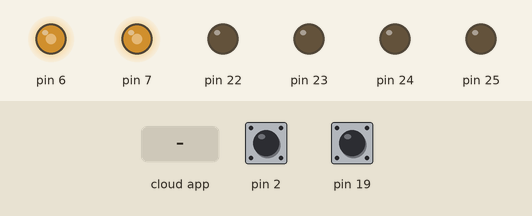
This sketch was run on a simulated Arduino Mega 2560, built with avr-gcc and run on an emulated ATmega2560. Parts: output pins drawn as LEDs (lit = HIGH). The inputs (shaded band) are chosen by the test bench; at power-on: pin 2 HIGH, pin 19 HIGH. The ROS host is connected and sends only what is stated.

Above: at 1.2 s.
1.3 s: the phone or cloud app sets linear.x to -100
At 2.2 s:
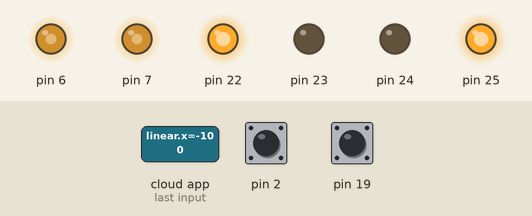
2.8 s: the phone or cloud app sets angular.z to -100
At 3.4 s:
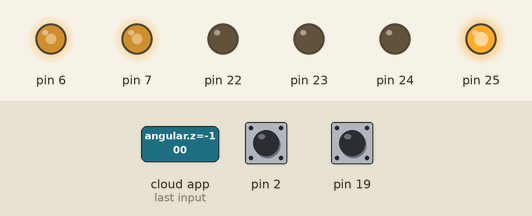
4.3 s: the phone or cloud app sets linear.x to 0
At 5.5 s:
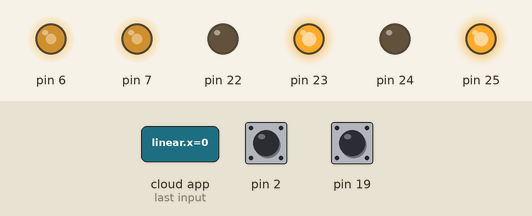
5.8 s: the phone or cloud app sets angular.z to 100
At 6.8 s:
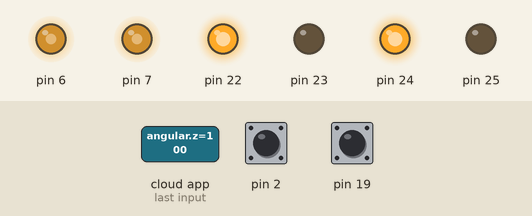
7.3 s: the phone or cloud app sets linear.x to 100
At 8.1 s:
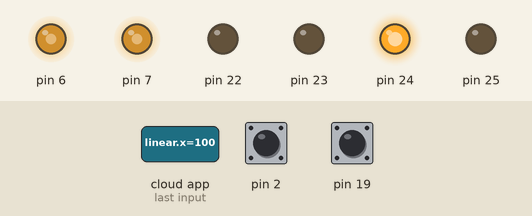
8.8 s: the phone or cloud app sets angular.z to 0
At 10.2 s:
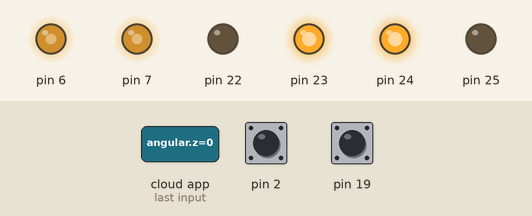
Timing chart, 0 to 11.3 s (numbered marks = the images above; inputs shaded):
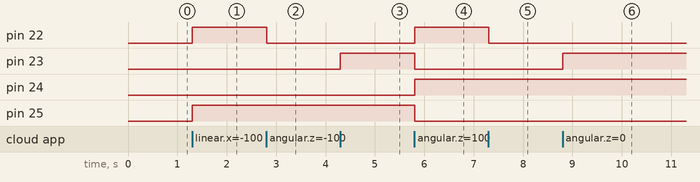

The sketch:

new.ino
```cpp
#include <ros.h>
//#include <std_msgs/Int64.h>
//#include<std_msgs/Int64MultiArray.h>
#include<geometry_msgs/Vector3.h>
#include <geometry_msgs/Twist.h>
/*#include <std_msgs/Float64.h>
#include <ros/time.h>
#include <tf/tf.h>
#include <tf/transform_broadcaster.h>
#include <nav_msgs/Odometry.h>*/
#include "motion.c"
#include "interrupt.c"

volatile long left_count = 0;
volatile long right_count = 0;
volatile bool right_chB;
volatile bool left_chB;
/*
long _currentLeftcount=0,_currentRightcount=0;
long _previousLeftcount=0,_previousRightcount=0;
int deltaLeft=0,deltaRight=0;
double dt=0.023;
double v_left=0,v_right=0,Vx=0,Vth=0;
double x=0,y=0,th=0;
double dist_per_count = 0.000123;
double wheel_axle_length = 0.24;
*/


ros::NodeHandle  encoder;

void callback(const geometry_msgs::Twist& msg){
  if(msg.linear.x>0){
    if(msg.angular.z>0)
      soft_left();
    else if(msg.angular.z==0)
      forward();
    else
      soft_right();
  }
  else if(msg.linear.x==0){
    if(msg.angular.z>0)
      left();
    else if(msg.angular.z==0)
      stp();
    else
      right();
  }
  else{
    if(msg.angular.z>0)
      soft_left_2();
    else if(msg.angular.z==0)
      back();
    else
      soft_right_2();
  }
}

//std_msgs::Int64 msg;
//std_msgs::Int64MultiArray msg;
geometry_msgs::Vector3 msg;
ros::Publisher chatter("right",&msg);


//geometry_msgs::Quaternion odom_quat;

//ros::Time current_time = encoder.now();
//ros::Time last_time = encoder.now();
//geometry_msgs::TransformStamped odom_trans;
//tf::TransformBroadcaster _brdcst;

//nav_msgs::Odometry odom;
//std_msgs::Int64 msg2;
//ros::Publisher chatter2("left",&msg2);


ISR(INT2_vect){
  left_chB = PIND & 0x08;
  left_count -= left_chB ? -1 : +1;
}

ISR(INT4_vect){
  right_chB = PINE & 0x20;
  right_count += right_chB ? -1 : +1;
}

ros::Subscriber<geometry_msgs::Twist> sub("cmd_vel", callback);


void setup() {
  encoder.initNode();
  encoder.advertise(chatter);
  encoder.subscribe(sub);
  //_brdcst.init(encoder);
  //encoder.advertise(chatter2);
  cli();
  motion_pin_config();
  timer4_init();
  velocity(150,150);
  encoder_pin_config();
  encoder_interrupt_init();
  sei();
}

void loop() {
  msg.x = right_count;
  msg.y = left_count;
  //msg2.data = left_count;
  chatter.publish(&msg);
  encoder.spinOnce();
  /*
  if(right_count>2026){
    stp();
    while(1);
  }*/
  //chatter2.publish(&msg2);
  //encoder.spinOnce();

  delay(10);
}
/*
void compute_wheel_odom(){
      current_time = encoder.now();
      _currentLeftcount = left_count;
      _currentRightcount = right_count;

      deltaLeft = _currentLeftcount - _previousLeftcount;
      deltaRight = _currentRightcount - _previousRightcount;
      //dt = current_time.toSec() - last_time.toSec();
      //dt = deltaLeft*(0.6/1680);
      v_left = (deltaLeft*dist_per_count)/(dt);
      v_right = (deltaRight*dist_per_count)/dt;

      Vx = (v_right + v_left)/2;
      Vth = (v_right - v_left)/wheel_axle_length;

      x += Vx*cos(th)*dt;
      y += Vx*sin(th)*dt;
      th = Vth*dt;
      odom_quat = tf::createQuaternionFromYaw(th);

      odom_trans.header.stamp = current_time;
      odom_trans.header.frame_id = "odom";
      odom_trans.child_frame_id = "base_link";
      odom_trans.transform.translation.x = x;
      odom_trans.transform.translation.y = y;
      odom_trans.transform.translation.z = 0.0;
      odom_trans.transform.rotation = odom_quat;
      _brdcst.sendTransform(odom_trans);

      odom.header.stamp = current_time;
      odom.header.frame_id = "odom";
      odom.pose.pose.position.x = x;
      odom.pose.pose.position.y = y;
      odom.pose.pose.position.z = 0;
      odom.pose.pose.orientation = odom_quat;
      //odom_pub.publish(&odom);
      //encoder.spinOnce();
      //msg2.data = deltaRight;
      last_time = current_time;
      _previousLeftcount = _currentLeftcount;
      _previousRightcount = _currentRightcount;
    }*/
```

interrupt.c
```cpp
#include <avr/interrupt.h>

void encoder_pin_config(){
	DDRE  = DDRE & 0xCF;	//Set the direction of PE4 & PE5 pin as input
	PORTE = PORTE | 0x30;	//Enable internal pull-up for PE4 & PE5 pin
	DDRD = DDRD & 0xF3;	//Set the direction of PD2 & PD3 pin as input
	PORTD = PORTD | 0x0C;	//Enable internal pull-up for PD2 & PD3 pin
}

void encoder_interrupt_init(){
	EICRA = EICRA | 0x30; 	// INT2(left enc) is set to trigger with rising edge
	EICRB = EICRB | 0x03; 	// INT4(right enc) is set to trigger with rising edge
	EIMSK = EIMSK | 0x14; 	// Enable Interrupt INT2 & INT4
}
```

motion.c
```cpp
#include <avr/io.h>
//#include <avr/interrupt.h>
//#include <util/delay.h>

//Function to configure ports to enable robot's motion
void motion_pin_config (void)
{
	DDRA = DDRA | 0x0F;
	PORTA = PORTA & 0xF0;
	DDRH = DDRH | 0x18;   //Setting PH3 and PH4 pins as output for PWM generation
	PORTH = PORTH | 0x18; //PH3 and PH4 pins are for velocity control using PWM.
}


// Timer 4 initialized in PWM mode for velocity control
// Prescale:256
// PWM 8bit fast, TOP=0x00FF
// Timer Frequency:225.000Hz
void timer4_init()
{
	TCCR4B = 0x00;	//Stop
	TCNT4H = 0xFF;	//Counter higher 8-bit value to which OCR5xH value is compared with
	TCNT4L = 0x00;	//Counter lower 8-bit value to which OCR5xH value is compared with
	OCR4AH = 0x00;	//Output compare register high value for Left Motor
	OCR4AL = 0xFF;	//Output compare register low value for Left Motor
	OCR4BH = 0x00;	//Output compare register high value for Right Motor
	OCR4BL = 0xFF;	//Output compare register low value for Right Motor
	OCR4CH = 0x00;	//Output compare register high value for Motor C1
	OCR4CL = 0xFF;	//Output compare register low value for Motor C1
	TCCR4A = 0xA9;	/*{COM4A1=1, COM4A0=0; COM4B1=1, COM4B0=0; COM4C1=1 COM4C0=0}
 					  For Overriding normal port functionality to OCRnA outputs.
				  	  {WGM41=0, WGM40=1} Along With WGM42 in TCCR4B for Selecting FAST PWM 8-bit Mode*/

	TCCR4B = 0x0B;	//WGM12=1; CS12=0, CS11=1, CS10=1 (Prescaler=64)
}

// Function for robot velocity control
void velocity(unsigned char left_motor, unsigned char right_motor)
{
	OCR4AL = right_motor;
	OCR4BL = left_motor;
}

//Function used for setting motor's direction
void motion_set (unsigned char Direction)
{
	unsigned char PortARestore = 0;
	Direction &= 0x0F; 			// removing upper nibbel as it is not needed
	PortARestore = PORTA; 			// reading the PORTA's original status
	PortARestore &= 0xF0; 			// setting lower direction nibbel to 0
	PortARestore |= Direction; 		// adding lower nibbel for direction command and restoring the PORTA status
	PORTA = PortARestore; 			// setting the command to the port
}


void forward (void) //both wheels forward
{
  motion_set(0x06);
}

void back (void) //both wheels backward
{
  motion_set(0x09);
}

void left (void) //Left wheel backward, Right wheel forward
{
  motion_set(0x05);
}

void right (void) //Left wheel forward, Right wheel backward
{
  motion_set(0x0A);
}

void soft_left (void) //Left wheel stationary, Right wheel forward
{
 motion_set(0x04);
}

void soft_right (void) //Left wheel forward, Right wheel is stationary
{
 motion_set(0x02);
}

void soft_left_2 (void) //Left wheel backward, right wheel stationary
{
 motion_set(0x01);
}

void soft_right_2 (void) //Left wheel stationary, Right wheel backward
{
 motion_set(0x08);
}

void stp (void)
{
  motion_set(0x00);
}
```

Measured:
- after the input at 1.3 s, pin 22, pin 25: LOW → HIGH at once
- after the input at 2.8 s, pin 22: HIGH → LOW at once
- after the input at 4.3 s, pin 23: LOW → HIGH at once
- after the input at 5.8 s, pin 22, pin 24: LOW → HIGH at once; pin 23, pin 25: HIGH → LOW at once
- after the input at 7.3 s, pin 22: HIGH → LOW at once
- after the input at 8.8 s, pin 23: LOW → HIGH at once
